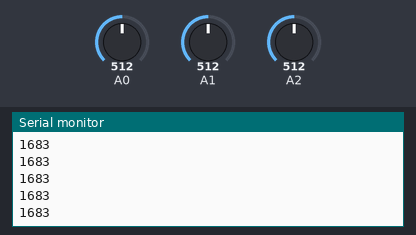
The sketch below on a simulated Arduino Uno, built with avr-gcc and run on an emulated ATmega328P. Parts: the last lines printed to the serial monitor. The inputs (shaded band) are chosen by the test bench; at power-on: A0 = 512, A2 = 512, A1 = 512.

Above: at 1.2 s.
1.3 s: A0 set to 716
At 1.33 s:
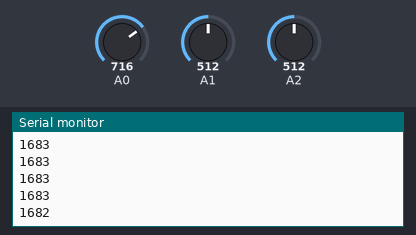
2.8 s: A2 set to 716
At 2.8 s:
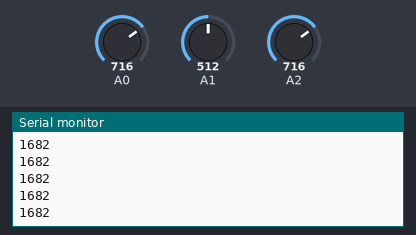
4.3 s: A2 set to 900
At 4.33 s:
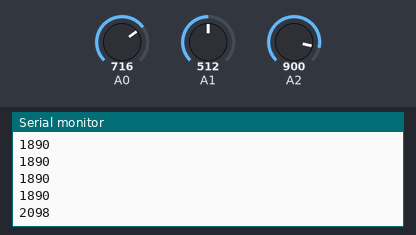
5.8 s: A0 set to 511
At 5.8 s:
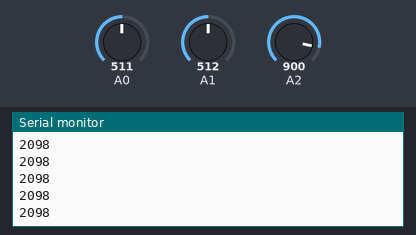
7.3 s: A1 set to 716
At 7.32 s:
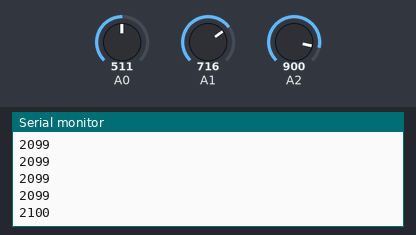
8.8 s: A1 set to 306
At 8.84 s:
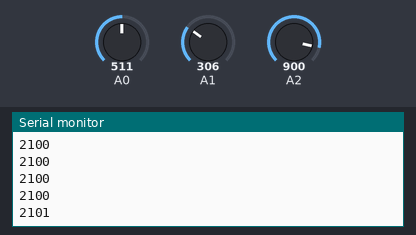
Timing chart, 0 to 11.3 s (numbered marks = the images above; inputs shaded):
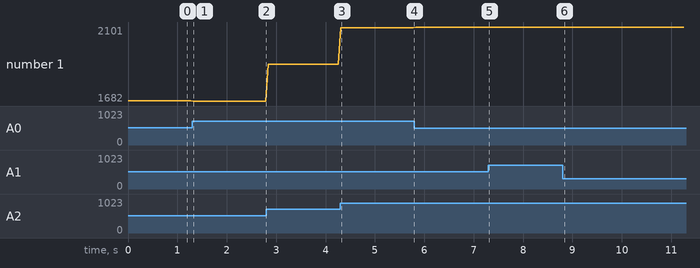

The sketch:

master.ino
```cpp
//BlueTooth Master
int A0Value = 0 ;
int A1Value = 0 ;
int A2Value = 0;
void ADGet();
void SerialPrint();

void setup()
{
  Serial.begin(9600);
}

void loop()
{
  ADGet();
  SerialPrint();

  delay( 50 );

}

void ADGet()
{
  A0Value = analogRead(14) ;//A0
  A1Value = analogRead(15) ;//A1
  A2Value = analogRead(16) ;//A2
  A0Value = map ( A0Value , 0 , 1024 , 0 , 3 )  ;
  A1Value = map ( A1Value , 0 , 1024 , 0 , 3 )  ;
  A2Value = map ( A2Value , 0 , 1024 , 70,140) ;
  //_Button_Left= digitalRead(2);
  //_Button_Right=digitalRead(3);
}
/*
boolean pressButton(int a)
{
  int  button =digitalRead(a);
  if (button==0)
  {
    delay(10);
    button=digitalRead(a);
    if( button==0)
    {
    return 1;
    }
    else return 0;
  }
  return 0;
}
*/

void SerialPrint()
{
/*  if(pressButton(2))
  {
    Serial.print(10+A2Value*16);
    Serial.println();
  }
  if(pressButton(3))
  {
    Serial.print(11+A2Value*16);
    Serial.println();
  }
 */
  if (( ( ( A0Value ) == ( 0 ) ) && ( ( A1Value ) == ( 1 ) ) ))
  {
    Serial.print(1+A2Value*16);
    Serial.println();
  }
  if (( ( ( A0Value ) == ( 2 ) ) && ( ( A1Value ) == ( 1 ) ) ))
  {
    Serial.print(2+A2Value*16);
    Serial.println();
  }
  if (( ( ( A0Value ) == ( 1 ) ) && ( ( A1Value ) == ( 1 ) ) ))
  {
    Serial.print(3+A2Value*16);//stop
    Serial.println();
  }
  if (( ( ( A0Value ) == ( 1 ) ) && ( ( A1Value ) == ( 2 ) ) ))
  {
    Serial.print(4+A2Value*16);
    Serial.println();
  }
  if (( ( ( A0Value ) == ( 1 ) ) && ( ( A1Value ) == ( 0 ) ) ))
  {
    Serial.print(5+A2Value*16);
    Serial.println();
  }
}
```

Measured:
- after the input at 1.3 s, the serial monitor: prints a new line at once (image 1)
- after the input at 4.3 s, the serial monitor: prints a new line at once (image 3)
- after the input at 7.3 s, the serial monitor: prints a new line at once (image 5)
- after the input at 8.8 s, the serial monitor: prints a new line at once (image 6)
- plotted number 1: 1683 → 1682 after the input at 1.3 s, 1682 → 1890 after the input at 2.8 s, 1890 → 2098 after the input at 4.3 s, 2098 → 2099 after the input at 5.8 s, 2099 → 2100 after the input at 7.3 s
